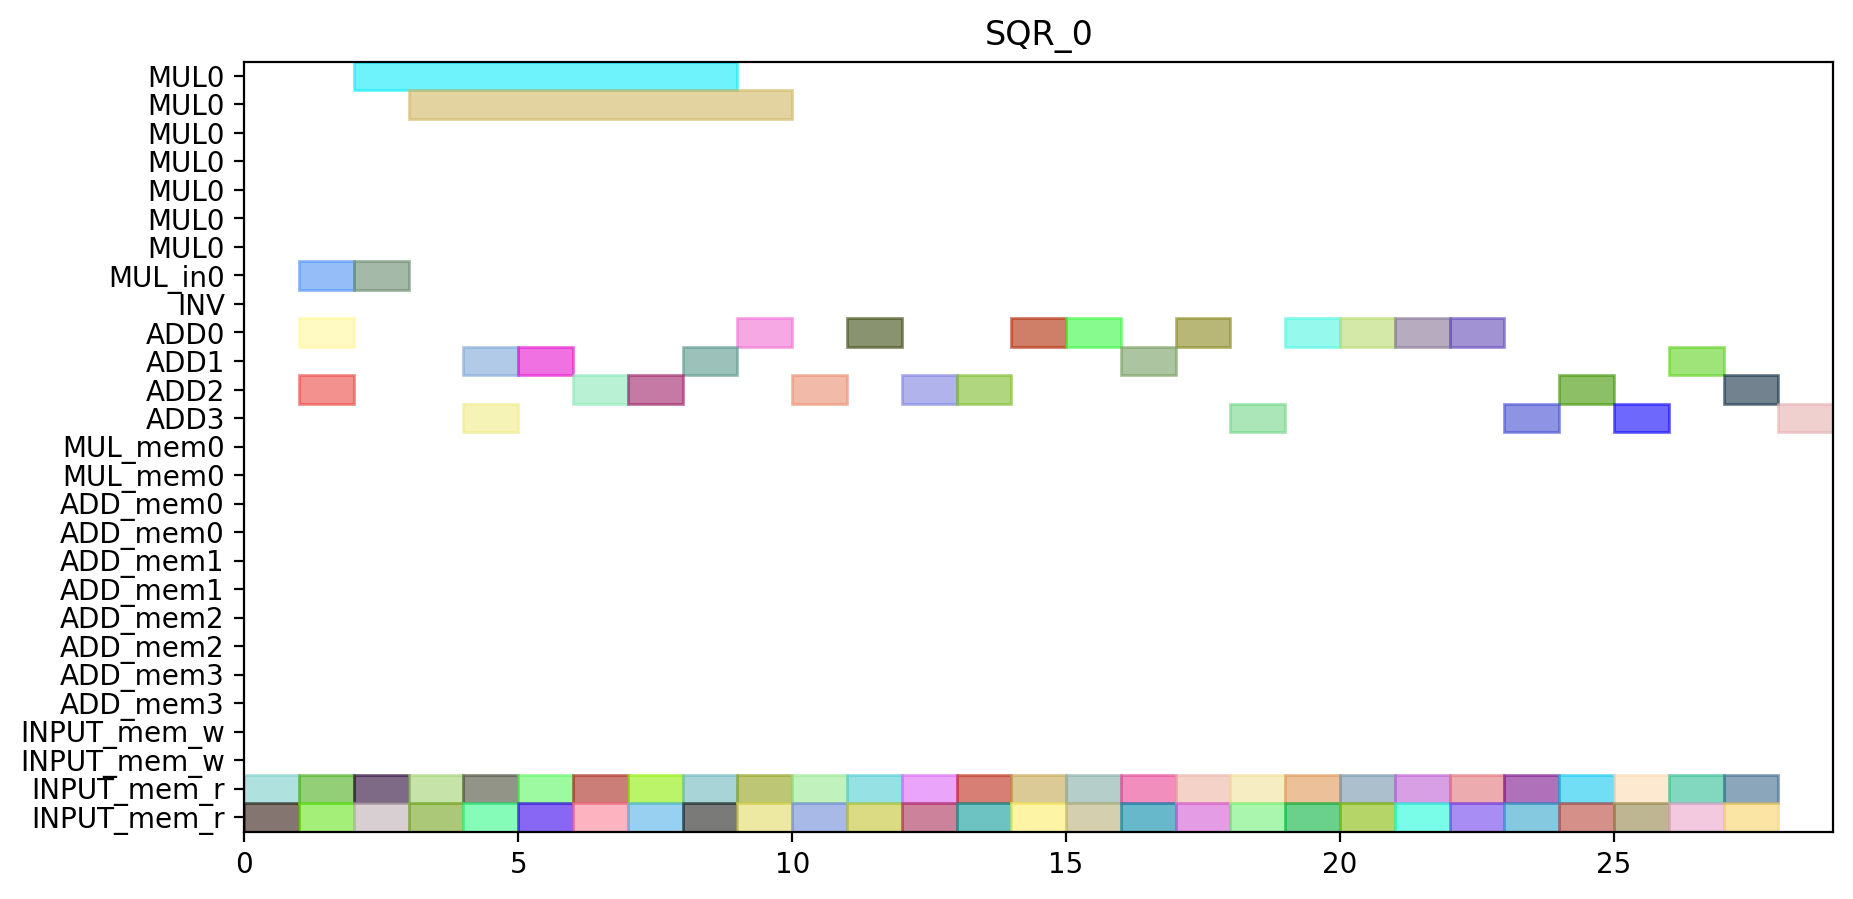

This chart was generated by the following Python code:
from pyschedule import Scenario, solvers, plotters, alt


def solve():
	horizon = 139
	S = Scenario("SQR_0", horizon=horizon)

	# resource
	MUL = S.Resources('MUL', num=1, size=7)
	MUL_in = S.Resources('MUL_in', num=1)
	INV = S.Resource('INV')
	ADD = S.Resources('ADD', num=4, periods=range(1, horizon))
	MUL_mem = S.Resources('MUL_mem', num=1, size=2)
	ADD_mem = S.Resources('ADD_mem', num=4, size=2)
	INPUT_mem_w = S.Resource('INPUT_mem_w', size=2)
	INPUT_mem_r = S.Resource('INPUT_mem_r', size=2)

	# result of previous scheduling

	# new tasks
	c_a1_0_x000 = S.Task('c_a1_0_x000', length=1, delay_cost=1)
	c_a1_0_x000 += alt(ADD)

	c_a1_0_x000_mem0 = S.Task('c_a1_0_x000_mem0', length=1, delay_cost=1)
	c_a1_0_x000_mem0 += INPUT_mem_r
	S += c_a1_0_x000_mem0 <= c_a1_0_x000

	c_a1_0_x010 = S.Task('c_a1_0_x010', length=1, delay_cost=1)
	c_a1_0_x010 += alt(ADD)

	c_a1_0_x010_mem0 = S.Task('c_a1_0_x010_mem0', length=1, delay_cost=1)
	c_a1_0_x010_mem0 += INPUT_mem_r
	S += c_a1_0_x010_mem0 <= c_a1_0_x010

	c_a1_0_x100 = S.Task('c_a1_0_x100', length=1, delay_cost=1)
	c_a1_0_x100 += alt(ADD)

	c_a1_0_x100_mem0 = S.Task('c_a1_0_x100_mem0', length=1, delay_cost=1)
	c_a1_0_x100_mem0 += INPUT_mem_r
	S += c_a1_0_x100_mem0 <= c_a1_0_x100

	c_a1_0_x110 = S.Task('c_a1_0_x110', length=1, delay_cost=1)
	c_a1_0_x110 += alt(ADD)

	c_a1_0_x110_mem0 = S.Task('c_a1_0_x110_mem0', length=1, delay_cost=1)
	c_a1_0_x110_mem0 += INPUT_mem_r
	S += c_a1_0_x110_mem0 <= c_a1_0_x110

	c_a1_0_y1_0 = S.Task('c_a1_0_y1_0', length=1, delay_cost=1)
	c_a1_0_y1_0 += alt(ADD)

	c_a1_0_y1_0_mem0 = S.Task('c_a1_0_y1_0_mem0', length=1, delay_cost=1)
	c_a1_0_y1_0_mem0 += INPUT_mem_r
	S += c_a1_0_y1_0_mem0 <= c_a1_0_y1_0

	c_a1_0_y1_0_mem1 = S.Task('c_a1_0_y1_0_mem1', length=1, delay_cost=1)
	c_a1_0_y1_0_mem1 += INPUT_mem_r
	S += c_a1_0_y1_0_mem1 <= c_a1_0_y1_0

	c_a1_0_y1_1 = S.Task('c_a1_0_y1_1', length=1, delay_cost=1)
	c_a1_0_y1_1 += alt(ADD)

	c_a1_0_y1_1_mem0 = S.Task('c_a1_0_y1_1_mem0', length=1, delay_cost=1)
	c_a1_0_y1_1_mem0 += INPUT_mem_r
	S += c_a1_0_y1_1_mem0 <= c_a1_0_y1_1

	c_a1_0_y1_1_mem1 = S.Task('c_a1_0_y1_1_mem1', length=1, delay_cost=1)
	c_a1_0_y1_1_mem1 += INPUT_mem_r
	S += c_a1_0_y1_1_mem1 <= c_a1_0_y1_1

	c_t0100 = S.Task('c_t0100', length=1, delay_cost=1)
	c_t0100 += alt(ADD)

	c_t0100_mem0 = S.Task('c_t0100_mem0', length=1, delay_cost=1)
	c_t0100_mem0 += INPUT_mem_r
	S += c_t0100_mem0 <= c_t0100

	c_t0100_mem1 = S.Task('c_t0100_mem1', length=1, delay_cost=1)
	c_t0100_mem1 += INPUT_mem_r
	S += c_t0100_mem1 <= c_t0100

	c_t0101 = S.Task('c_t0101', length=1, delay_cost=1)
	c_t0101 += alt(ADD)

	c_t0101_mem0 = S.Task('c_t0101_mem0', length=1, delay_cost=1)
	c_t0101_mem0 += INPUT_mem_r
	S += c_t0101_mem0 <= c_t0101

	c_t0101_mem1 = S.Task('c_t0101_mem1', length=1, delay_cost=1)
	c_t0101_mem1 += INPUT_mem_r
	S += c_t0101_mem1 <= c_t0101

	c_t0110 = S.Task('c_t0110', length=1, delay_cost=1)
	c_t0110 += alt(ADD)

	c_t0110_mem0 = S.Task('c_t0110_mem0', length=1, delay_cost=1)
	c_t0110_mem0 += INPUT_mem_r
	S += c_t0110_mem0 <= c_t0110

	c_t0110_mem1 = S.Task('c_t0110_mem1', length=1, delay_cost=1)
	c_t0110_mem1 += INPUT_mem_r
	S += c_t0110_mem1 <= c_t0110

	c_t0111 = S.Task('c_t0111', length=1, delay_cost=1)
	c_t0111 += alt(ADD)

	c_t0111_mem0 = S.Task('c_t0111_mem0', length=1, delay_cost=1)
	c_t0111_mem0 += INPUT_mem_r
	S += c_t0111_mem0 <= c_t0111

	c_t0111_mem1 = S.Task('c_t0111_mem1', length=1, delay_cost=1)
	c_t0111_mem1 += INPUT_mem_r
	S += c_t0111_mem1 <= c_t0111

	c_t0200 = S.Task('c_t0200', length=1, delay_cost=1)
	c_t0200 += alt(ADD)

	c_t0200_mem0 = S.Task('c_t0200_mem0', length=1, delay_cost=1)
	c_t0200_mem0 += INPUT_mem_r
	S += c_t0200_mem0 <= c_t0200

	c_t0200_mem1 = S.Task('c_t0200_mem1', length=1, delay_cost=1)
	c_t0200_mem1 += INPUT_mem_r
	S += c_t0200_mem1 <= c_t0200

	c_t0201 = S.Task('c_t0201', length=1, delay_cost=1)
	c_t0201 += alt(ADD)

	c_t0201_mem0 = S.Task('c_t0201_mem0', length=1, delay_cost=1)
	c_t0201_mem0 += INPUT_mem_r
	S += c_t0201_mem0 <= c_t0201

	c_t0201_mem1 = S.Task('c_t0201_mem1', length=1, delay_cost=1)
	c_t0201_mem1 += INPUT_mem_r
	S += c_t0201_mem1 <= c_t0201

	c_t0210 = S.Task('c_t0210', length=1, delay_cost=1)
	c_t0210 += alt(ADD)

	c_t0210_mem0 = S.Task('c_t0210_mem0', length=1, delay_cost=1)
	c_t0210_mem0 += INPUT_mem_r
	S += c_t0210_mem0 <= c_t0210

	c_t0210_mem1 = S.Task('c_t0210_mem1', length=1, delay_cost=1)
	c_t0210_mem1 += INPUT_mem_r
	S += c_t0210_mem1 <= c_t0210

	c_t0211 = S.Task('c_t0211', length=1, delay_cost=1)
	c_t0211 += alt(ADD)

	c_t0211_mem0 = S.Task('c_t0211_mem0', length=1, delay_cost=1)
	c_t0211_mem0 += INPUT_mem_r
	S += c_t0211_mem0 <= c_t0211

	c_t0211_mem1 = S.Task('c_t0211_mem1', length=1, delay_cost=1)
	c_t0211_mem1 += INPUT_mem_r
	S += c_t0211_mem1 <= c_t0211

	c_t1000 = S.Task('c_t1000', length=1, delay_cost=1)
	c_t1000 += alt(ADD)

	c_t1000_mem0 = S.Task('c_t1000_mem0', length=1, delay_cost=1)
	c_t1000_mem0 += INPUT_mem_r
	S += c_t1000_mem0 <= c_t1000

	c_t1000_mem1 = S.Task('c_t1000_mem1', length=1, delay_cost=1)
	c_t1000_mem1 += INPUT_mem_r
	S += c_t1000_mem1 <= c_t1000

	c_t1001 = S.Task('c_t1001', length=1, delay_cost=1)
	c_t1001 += alt(ADD)

	c_t1001_mem0 = S.Task('c_t1001_mem0', length=1, delay_cost=1)
	c_t1001_mem0 += INPUT_mem_r
	S += c_t1001_mem0 <= c_t1001

	c_t1001_mem1 = S.Task('c_t1001_mem1', length=1, delay_cost=1)
	c_t1001_mem1 += INPUT_mem_r
	S += c_t1001_mem1 <= c_t1001

	c_t1010 = S.Task('c_t1010', length=1, delay_cost=1)
	c_t1010 += alt(ADD)

	c_t1010_mem0 = S.Task('c_t1010_mem0', length=1, delay_cost=1)
	c_t1010_mem0 += INPUT_mem_r
	S += c_t1010_mem0 <= c_t1010

	c_t1010_mem1 = S.Task('c_t1010_mem1', length=1, delay_cost=1)
	c_t1010_mem1 += INPUT_mem_r
	S += c_t1010_mem1 <= c_t1010

	c_t1011 = S.Task('c_t1011', length=1, delay_cost=1)
	c_t1011 += alt(ADD)

	c_t1011_mem0 = S.Task('c_t1011_mem0', length=1, delay_cost=1)
	c_t1011_mem0 += INPUT_mem_r
	S += c_t1011_mem0 <= c_t1011

	c_t1011_mem1 = S.Task('c_t1011_mem1', length=1, delay_cost=1)
	c_t1011_mem1 += INPUT_mem_r
	S += c_t1011_mem1 <= c_t1011

	c_t1100 = S.Task('c_t1100', length=1, delay_cost=1)
	c_t1100 += alt(ADD)

	c_t1100_mem0 = S.Task('c_t1100_mem0', length=1, delay_cost=1)
	c_t1100_mem0 += INPUT_mem_r
	S += c_t1100_mem0 <= c_t1100

	c_t1100_mem1 = S.Task('c_t1100_mem1', length=1, delay_cost=1)
	c_t1100_mem1 += INPUT_mem_r
	S += c_t1100_mem1 <= c_t1100

	c_t1101 = S.Task('c_t1101', length=1, delay_cost=1)
	c_t1101 += alt(ADD)

	c_t1101_mem0 = S.Task('c_t1101_mem0', length=1, delay_cost=1)
	c_t1101_mem0 += INPUT_mem_r
	S += c_t1101_mem0 <= c_t1101

	c_t1101_mem1 = S.Task('c_t1101_mem1', length=1, delay_cost=1)
	c_t1101_mem1 += INPUT_mem_r
	S += c_t1101_mem1 <= c_t1101

	c_t1110 = S.Task('c_t1110', length=1, delay_cost=1)
	c_t1110 += alt(ADD)

	c_t1110_mem0 = S.Task('c_t1110_mem0', length=1, delay_cost=1)
	c_t1110_mem0 += INPUT_mem_r
	S += c_t1110_mem0 <= c_t1110

	c_t1110_mem1 = S.Task('c_t1110_mem1', length=1, delay_cost=1)
	c_t1110_mem1 += INPUT_mem_r
	S += c_t1110_mem1 <= c_t1110

	c_t1111 = S.Task('c_t1111', length=1, delay_cost=1)
	c_t1111 += alt(ADD)

	c_t1111_mem0 = S.Task('c_t1111_mem0', length=1, delay_cost=1)
	c_t1111_mem0 += INPUT_mem_r
	S += c_t1111_mem0 <= c_t1111

	c_t1111_mem1 = S.Task('c_t1111_mem1', length=1, delay_cost=1)
	c_t1111_mem1 += INPUT_mem_r
	S += c_t1111_mem1 <= c_t1111

	c_t1200 = S.Task('c_t1200', length=1, delay_cost=1)
	c_t1200 += alt(ADD)

	c_t1200_mem0 = S.Task('c_t1200_mem0', length=1, delay_cost=1)
	c_t1200_mem0 += INPUT_mem_r
	S += c_t1200_mem0 <= c_t1200

	c_t1200_mem1 = S.Task('c_t1200_mem1', length=1, delay_cost=1)
	c_t1200_mem1 += INPUT_mem_r
	S += c_t1200_mem1 <= c_t1200

	c_t1201 = S.Task('c_t1201', length=1, delay_cost=1)
	c_t1201 += alt(ADD)

	c_t1201_mem0 = S.Task('c_t1201_mem0', length=1, delay_cost=1)
	c_t1201_mem0 += INPUT_mem_r
	S += c_t1201_mem0 <= c_t1201

	c_t1201_mem1 = S.Task('c_t1201_mem1', length=1, delay_cost=1)
	c_t1201_mem1 += INPUT_mem_r
	S += c_t1201_mem1 <= c_t1201

	c_t1210 = S.Task('c_t1210', length=1, delay_cost=1)
	c_t1210 += alt(ADD)

	c_t1210_mem0 = S.Task('c_t1210_mem0', length=1, delay_cost=1)
	c_t1210_mem0 += INPUT_mem_r
	S += c_t1210_mem0 <= c_t1210

	c_t1210_mem1 = S.Task('c_t1210_mem1', length=1, delay_cost=1)
	c_t1210_mem1 += INPUT_mem_r
	S += c_t1210_mem1 <= c_t1210

	c_t1211 = S.Task('c_t1211', length=1, delay_cost=1)
	c_t1211 += alt(ADD)

	c_t1211_mem0 = S.Task('c_t1211_mem0', length=1, delay_cost=1)
	c_t1211_mem0 += INPUT_mem_r
	S += c_t1211_mem0 <= c_t1211

	c_t1211_mem1 = S.Task('c_t1211_mem1', length=1, delay_cost=1)
	c_t1211_mem1 += INPUT_mem_r
	S += c_t1211_mem1 <= c_t1211

	c_t3_t0_t0_t0_in = S.Task('c_t3_t0_t0_t0_in', length=1, delay_cost=1)
	c_t3_t0_t0_t0_in += alt(MUL_in)
	c_t3_t0_t0_t0 = S.Task('c_t3_t0_t0_t0', length=7, delay_cost=1)
	c_t3_t0_t0_t0 += alt(MUL)
	S += c_t3_t0_t0_t0>=c_t3_t0_t0_t0_in

	c_t3_t0_t0_t0_mem0 = S.Task('c_t3_t0_t0_t0_mem0', length=1, delay_cost=1)
	c_t3_t0_t0_t0_mem0 += INPUT_mem_r
	S += c_t3_t0_t0_t0_mem0 <= c_t3_t0_t0_t0

	c_t3_t0_t0_t0_mem1 = S.Task('c_t3_t0_t0_t0_mem1', length=1, delay_cost=1)
	c_t3_t0_t0_t0_mem1 += INPUT_mem_r
	S += c_t3_t0_t0_t0_mem1 <= c_t3_t0_t0_t0

	c_t3_t0_t0_t1_in = S.Task('c_t3_t0_t0_t1_in', length=1, delay_cost=1)
	c_t3_t0_t0_t1_in += alt(MUL_in)
	c_t3_t0_t0_t1 = S.Task('c_t3_t0_t0_t1', length=7, delay_cost=1)
	c_t3_t0_t0_t1 += alt(MUL)
	S += c_t3_t0_t0_t1>=c_t3_t0_t0_t1_in

	c_t3_t0_t0_t1_mem0 = S.Task('c_t3_t0_t0_t1_mem0', length=1, delay_cost=1)
	c_t3_t0_t0_t1_mem0 += INPUT_mem_r
	S += c_t3_t0_t0_t1_mem0 <= c_t3_t0_t0_t1

	c_t3_t0_t0_t1_mem1 = S.Task('c_t3_t0_t0_t1_mem1', length=1, delay_cost=1)
	c_t3_t0_t0_t1_mem1 += INPUT_mem_r
	S += c_t3_t0_t0_t1_mem1 <= c_t3_t0_t0_t1

	c_t3_t0_t0_t2 = S.Task('c_t3_t0_t0_t2', length=1, delay_cost=1)
	c_t3_t0_t0_t2 += alt(ADD)

	c_t3_t0_t0_t2_mem0 = S.Task('c_t3_t0_t0_t2_mem0', length=1, delay_cost=1)
	c_t3_t0_t0_t2_mem0 += INPUT_mem_r
	S += c_t3_t0_t0_t2_mem0 <= c_t3_t0_t0_t2

	c_t3_t0_t0_t2_mem1 = S.Task('c_t3_t0_t0_t2_mem1', length=1, delay_cost=1)
	c_t3_t0_t0_t2_mem1 += INPUT_mem_r
	S += c_t3_t0_t0_t2_mem1 <= c_t3_t0_t0_t2

	c_t3_t0_t0_t3 = S.Task('c_t3_t0_t0_t3', length=1, delay_cost=1)
	c_t3_t0_t0_t3 += alt(ADD)

	c_t3_t0_t0_t3_mem0 = S.Task('c_t3_t0_t0_t3_mem0', length=1, delay_cost=1)
	c_t3_t0_t0_t3_mem0 += INPUT_mem_r
	S += c_t3_t0_t0_t3_mem0 <= c_t3_t0_t0_t3

	c_t3_t0_t0_t3_mem1 = S.Task('c_t3_t0_t0_t3_mem1', length=1, delay_cost=1)
	c_t3_t0_t0_t3_mem1 += INPUT_mem_r
	S += c_t3_t0_t0_t3_mem1 <= c_t3_t0_t0_t3

	solvers.mip.solve(S,msg=1,kind='CPLEX',ratio_gap=1.01)

	solution = [['hoge']*len(S.solution()[1]) for i in range(len(S.solution()))]
	for i in range(len(S.solution())):
		for j in range(len(S.solution()[i])):
			solution[i][j]=str(S.solution()[i][j])
	print(solution)

	cycles = int(solution[-1][3])

	pic_file_name = "/mnt/rose/usr1/fukuda/pairing_automation_design2/bls24-318/scheduling/SQR_mul1_add4/SQR_0.png"
	if(S.solution() != []):
		plotters.matplotlib.plot(S,img_filename=pic_file_name, vertical_text=True, fig_size=(cycles*0.25+3, 5), show_task_labels=False)

	return solution
